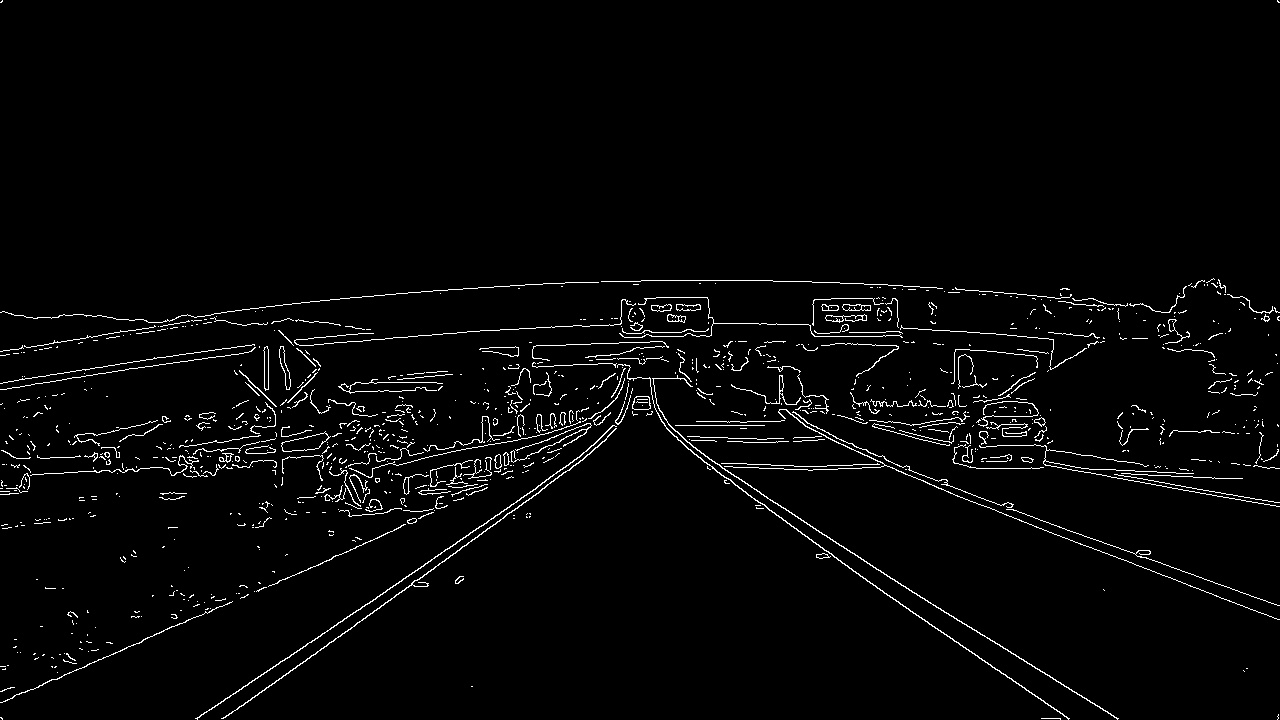
#> input picture Canny to Detect Lane Lines/exit_ramp_edges.jpg, 1280 x 720 px
$ python task.py
#> lines starting #> are read from the running program, lines starting #| are printed output that depends on the picture; after the words box and inside, x2 and y2 are one past the last pixel; in counts of white or black regions, pixels touching at a corner belong together
import cv2
import matplotlib.image as mpimg
import matplotlib.pyplot as plt

exp_image = mpimg.imread('exit_ramp_edges.jpg')
#> exp_image is the input picture: shape (720, 1280); min 0, max 255, mean 6.5
# Read in the image and convert to grayscale
image = mpimg.imread('exit-ramp.jpg')
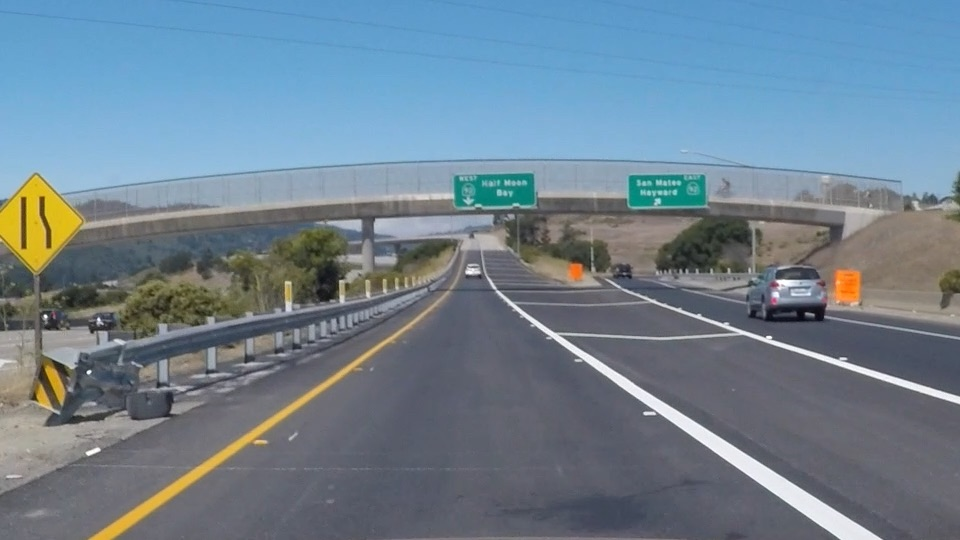
#> input picture Canny to Detect Lane Lines/exit-ramp.jpg, 960 x 540 px
#> image is the input picture: shape (540, 960, 3); mean R, G, B 111.3, 130.2, 144.4
#| This image is:  <class 'numpy.ndarray'> with dimensions: (540, 960, 3)
# Define a kernel size for Gaussian smoothing / blurring
# Note: this step is optional as cv2.Canny() applies a 5x5 Gaussian internally
kernel_size = 15
# Define parameters for Canny and run it
# NOTE: if you try running this code you might want to change these!
low_threshold = 23
high_threshold = 46


def show_image():
    gray = cv2.cvtColor(image, cv2.COLOR_RGB2GRAY)
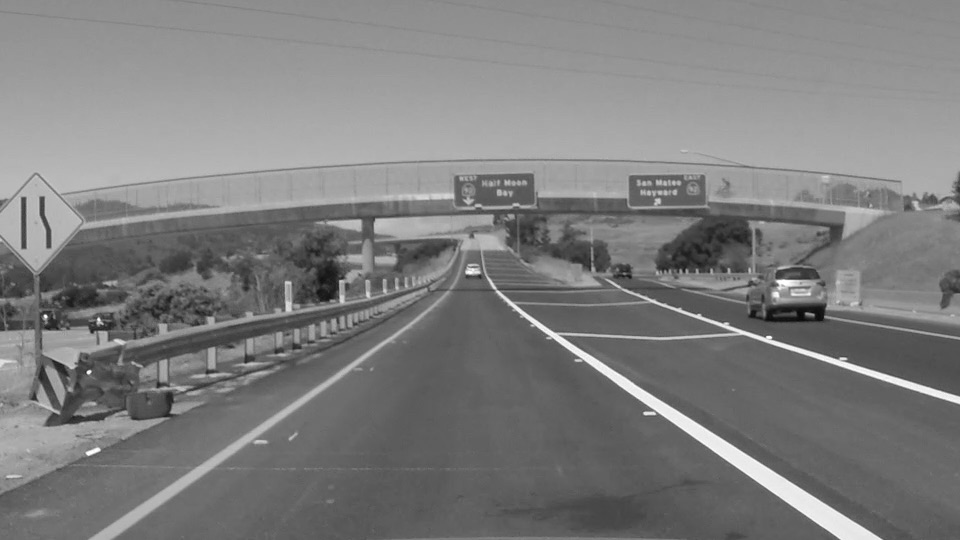
#> gray: shape (540, 960); min 7, max 255, mean 126.2
    blur_gray = cv2.GaussianBlur(gray, (kernel_size, kernel_size), 0)
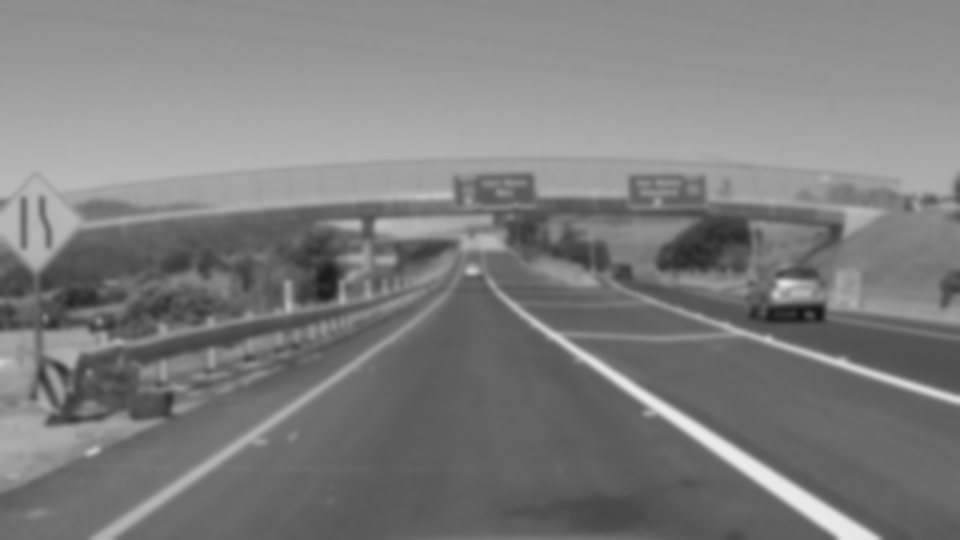
#> blur_gray: shape (540, 960); min 21, max 235, mean 126.2
    edges = cv2.Canny(blur_gray, low_threshold, high_threshold)
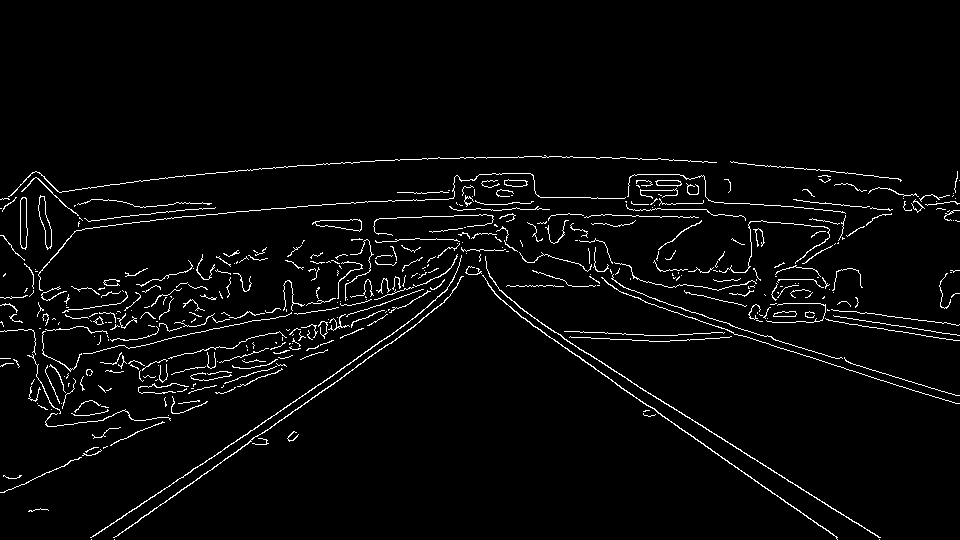
#> edges: shape (540, 960); 3.2% white in thin lines or dots, all inside (x1, y1, x2, y2) = (0, 155, 960, 540)

    plt.figure(figsize=(12, 8))

    plt.subplot(2, 2, 1)
    plt.xticks(())
    plt.yticks(())
    plt.imshow(edges, cmap='gray')
    plt.title('Solution')

    plt.subplot(2, 2, 2)
    plt.xticks(())
    plt.yticks(())
    plt.imshow(exp_image, cmap='gray')
    plt.title('Expected')

    plt.subplot(2, 2, 3)
    plt.xticks(())
    plt.yticks(())
    plt.imshow(gray, cmap='gray')
    plt.title('Gray')

    plt.subplot(2, 2, 4)
    plt.xticks(())
    plt.yticks(())
    plt.imshow(blur_gray, cmap='gray')
    plt.title('Blur')

    plt.tight_layout()
    plt.show()


if __name__ == "__main__":
    print('This image is: ', type(image),
          'with dimensions:', image.shape)
    show_image()
